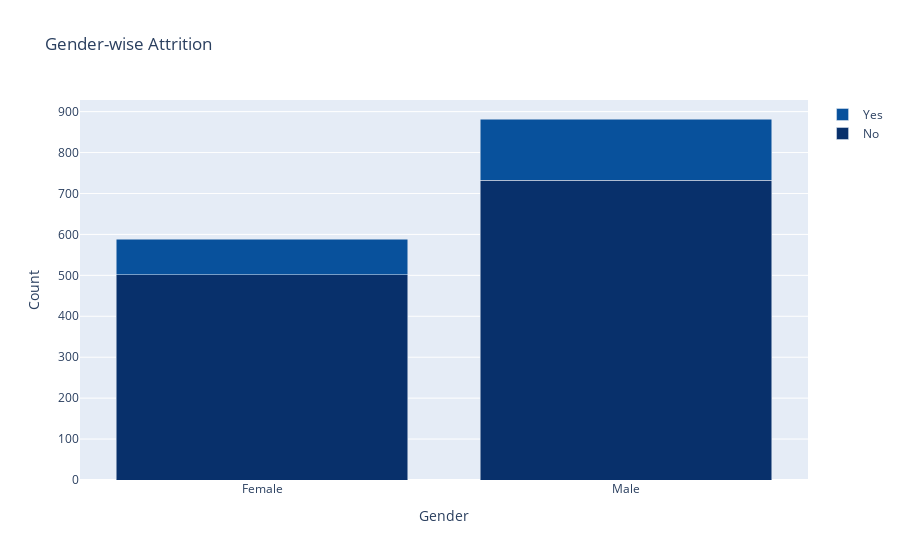

The notebook cell this image was saved under:
### Code cell
Gender_by_Attrition = eda_employee.groupby(['Gender', 'Attrition']).size().unstack(fill_value=0)
total_employees_by_gender = Gender_by_Attrition.sum(axis=1)

# Calculate the percentages
percentages = Gender_by_Attrition.div(total_employees_by_gender, axis=0).mul(100).round(2)

# Create the stacked bar chart
fig = go.Figure(data=[
    go.Bar(x=Gender_by_Attrition.index, y=Gender_by_Attrition[0], name='No', hovertext=percentages[0].astype(str) + '%'),
    go.Bar(x=Gender_by_Attrition.index, y=Gender_by_Attrition[1], name='Yes', hovertext=percentages[1].astype(str) + '%')
])

fig.update_layout(
    title='Gender-wise Attrition',
    xaxis_title='Gender',
    yaxis_title='Count',
    barmode='stack',
    colorway=px.colors.sequential.Blues_r
)

fig.show()

### Figure 1 — Plotly figure (JSON) as saved in the notebook; plotly's stock layout.template omitted (floating-point values rounded to 4 significant figures)
{"data": [{"hovertext": ["85.2%", "82.99%"], "name": "No", "type": "bar", "x": ["Female", "Male"], "y": [501, 732]}, {"hovertext": ["14.8%", "17.01%"], "name": "Yes", "type": "bar", "x": ["Female", "Male"], "y": [87, 150]}], "layout": {"autosize": true, "barmode": "stack", "colorway": ["rgb(8,48,107)", "rgb(8,81,156)", "rgb(33,113,181)", "rgb(66,146,198)", "rgb(107,174,214)", "rgb(158,202,225)", "rgb(198,219,239)", "rgb(222,235,247)", "rgb(247,251,255)"], "title": {"text": "Gender-wise Attrition"}, "xaxis": {"autorange": true, "range": [-0.5, 1.5], "title": {"text": "Gender"}, "type": "category"}, "yaxis": {"autorange": true, "range": [0, 928.4], "title": {"text": "Count"}, "type": "linear"}}}
